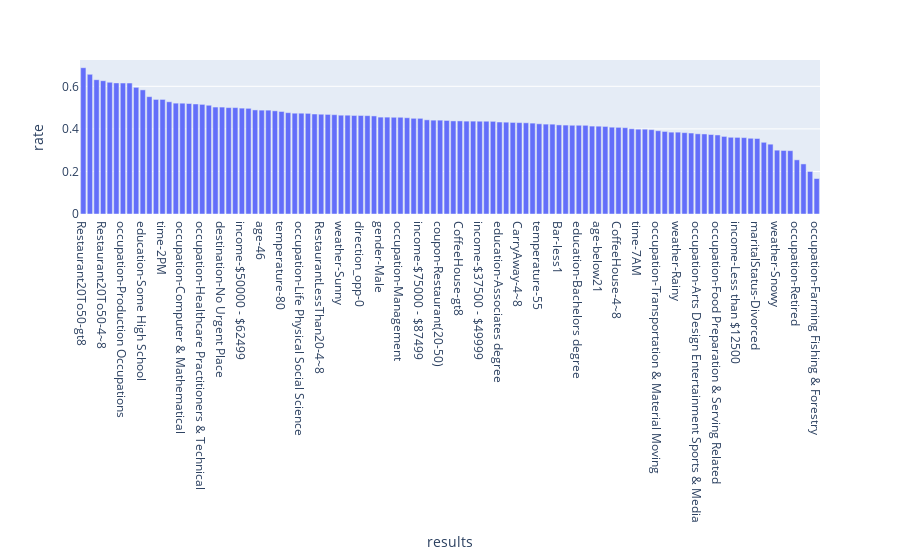

Notebook code cell kept with this figure:
### Code cell
px.bar(acceptance_rate(r20_50_df).query('Y == 1'),y='rate', x='results')

### Figure 1 — Plotly figure (JSON) as saved in the notebook; plotly's stock layout.template omitted (floating-point values rounded to 4 significant figures)
{"data": [{"alignmentgroup": "True", "hovertemplate": "results=%{x}<br>rate=%{y}<extra></extra>", "legendgroup": "", "marker": {"color": "#636efa", "pattern": {"shape": ""}}, "name": "", "offsetgroup": "", "orientation": "v", "showlegend": false, "textposition": "auto", "type": "bar", "x": ["Restaurant20To50-gt8", "occupation-Healthcare Support", "passanger-Partner", "Restaurant20To50-4~8", "occupation-Construction & Extraction", "time-10AM", "occupation-Production Occupations", "occupation-Office & Administrative Support", "Bar-gt8", "education-Some High School", "CoffeeHouse-1~3", "occupation-Legal", "time-2PM", "Restaurant20To50-1~3", "expiration-1d", "occupation-Computer & Mathematical", "education-High School Graduate", "RestaurantLessThan20-gt8", "occupation-Healthcare Practitioners & Technical", "income-$25000 - $37499", "time-6PM", "destination-No Urgent Place", "occupation-Architecture & Engineering", "occupation-Sales & Related", "income-$50000 - $62499", "age-26", "maritalStatus-Unmarried partner", "age-46", "income-$100000 or More", "CarryAway-never", "temperature-80", "occupation-Protective Service", "Bar-1~3", "occupation-Life Physical Social Science", "education-Some college - no degree", "age-36", "RestaurantLessThan20-4~8", "CarryAway-gt8", "has_children-0", "weather-Sunny", "passanger-Friend(s)", "direction_same-1", "direction_opp-0", "maritalStatus-Single", "CarryAway-1~3", "gender-Male", "age-41", "occupation-Personal Care & Service", "occupation-Management", "RestaurantLessThan20-never", "toCoupon_GEQ15min-0", "income-$75000 - $87499", "toCoupon_GEQ25min-0", "toCoupon_GEQ5min-1", "coupon-Restaurant(20-50)", "age-21", "occupation-Student", "CoffeeHouse-gt8", "direction_same-0", "direction_opp-1", "income-$37500 - $49999", "toCoupon_GEQ15min-1", "Bar-4~8", "education-Associates degree", "Bar-never", "destination-Home", "CarryAway-4~8", "occupation-Building & Grounds Cleaning & Maintenance", "gender-Female", "temperature-55", "toCoupon_GEQ25min-1", "passanger-Alone", "Bar-less1", "maritalStatus-Married partner", "age-31", "education-Bachelors degree", "RestaurantLessThan20-1~3", "RestaurantLessThan20-less1", "age-below21", "Restaurant20To50-less1", "has_children-1", "CoffeeHouse-4~8", "occupation-Education&Training&Library", "CoffeeHouse-never", "time-7AM", "destination-Work", "CoffeeHouse-less1", "occupation-Transportation & Material Moving", "CarryAway-less1", "occupation-Community & Social Services", "weather-Rainy", "education-Graduate degree (Masters or Doctorate)", "income-$12500 - $24999", "occupation-Arts Design Entertainment Sports & Media", "income-$87500 - $99999", "passanger-Kid(s)", "occupation-Food Preparation & Serving Related", "income-$62500 - $74999", "occupation-Unemployed", "income-Less than $12500", "occupation-Business & Financial", "age-50plus", "maritalStatus-Divorced", "temperature-30", "time-10PM", "weather-Snowy", "expiration-2h", "Restaurant20To50-never", "occupation-Retired", "maritalStatus-Widowed", "occupation-Installation Maintenance & Repair", "occupation-Farming Fishing & Forestry"], "xaxis": "x", "y": [0.6875, 0.6562, 0.6312, 0.6264, 0.619, 0.6161, 0.6154, 0.6154, 0.5952, 0.5833, 0.5514, 0.5385, 0.5385, 0.5274, 0.5209, 0.5207, 0.5192, 0.517, 0.5152, 0.511, 0.5026, 0.5024, 0.5, 0.5, 0.4975, 0.4966, 0.4891, 0.4881, 0.488, 0.4848, 0.4818, 0.4762, 0.4737, 0.4737, 0.4729, 0.4699, 0.4688, 0.468, 0.4667, 0.4643, 0.4643, 0.463, 0.463, 0.4622, 0.4608, 0.4553, 0.4552, 0.4545, 0.4545, 0.4524, 0.4497, 0.4495, 0.4426, 0.441, 0.441, 0.4396, 0.4375, 0.4375, 0.4364, 0.4364, 0.436, 0.436, 0.4355, 0.4323, 0.4315, 0.4303, 0.4295, 0.4286, 0.4271, 0.4239, 0.4224, 0.4222, 0.4187, 0.4179, 0.417, 0.417, 0.4168, 0.4131, 0.4127, 0.4114, 0.408, 0.4072, 0.4057, 0.4005, 0.3986, 0.3986, 0.3965, 0.3913, 0.3879, 0.3846, 0.3846, 0.3824, 0.3805, 0.3768, 0.3761, 0.3736, 0.3714, 0.3646, 0.3605, 0.36, 0.359, 0.3559, 0.3548, 0.337, 0.3281, 0.3, 0.2985, 0.2976, 0.2545, 0.2353, 0.2, 0.1667], "yaxis": "y"}], "layout": {"autosize": true, "barmode": "relative", "legend": {"tracegroupgap": 0}, "margin": {"t": 60}, "xaxis": {"anchor": "y", "autorange": true, "domain": [0, 1], "range": [-0.5, 111.5], "title": {"text": "results"}, "type": "category"}, "yaxis": {"anchor": "x", "autorange": true, "domain": [0, 1], "range": [0, 0.7237], "title": {"text": "rate"}, "type": "linear"}}}
